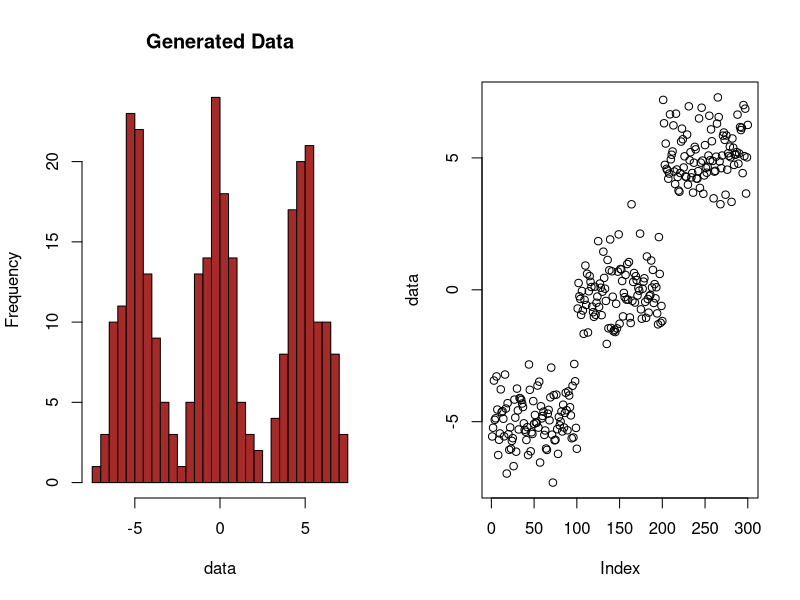

Write R code to recreate this figure. (Note: this script raises an error after producing the figure.)
set.seed(123)

#------------------------------------------------ GENERATE SIMULATED DATASETS -------------------------------
# Function to generate synthetic data
generate_data <- function(n, means, sds) {
  data <- NULL
  for (i in seq_along(means)) {
    data <- c(data, rnorm(n, mean = means[i], sd = sds[i]))
  }
  return(data)
}

# Generate data from three different Gaussian distributions
n_per_cluster <- 100
means <- c(-5, 0, 5)
sds <- c(1, 1, 1)
data <- generate_data(n_per_cluster, means, sds)

# Plot the data
par(mfrow = c(1, 2)) 
hist(data, breaks = 30, col = 'brown', main = 'Generated Data') ; plot(data)


#------------------------------------------------ WRITE USEFUL FUNCTIONS -------------------------------
# Function to sample from the stick-breaking process
stick_breaking <- function(alpha, k) {
  betas <- rbeta(k, 1, alpha)
  pis <- numeric(k)
  pis[1] <- betas[1]
  for (i in 2:k) {
    pis[i] <- betas[i] * prod(1 - betas[1:(i-1)])
  }
  return(pis)
}

# Function to sample component parameters
sample_component_parameters <- function(base_mu, base_sigma, k) {
  mus <- rnorm(k, mean = base_mu, sd = base_sigma)
  sigmas <- rep(base_sigma, k)
  return(list(mus = mus, sigmas = sigmas))
}

# Function to assign data points to components
assign_data_to_components <- function(data, pis, mus, sigmas) {
  n <- length(data)
  k <- length(pis)
  z <- numeric(n)
  for (i in 1:n) {
    probs <- sapply(1:k, function(j) {
      pis[j] * dnorm(data[i], mean = mus[j], sd = sigmas[j])
    })
    z[i] <- sample(1:k, 1, prob = probs)
  }
  return(z)
}

#------------------------------------------------ IMPLEMENT DP-GMM -------------------------------


data = scale(feature_vector)

# Parameters for DP-GMM
alpha <- 1 # Concentration parameter
k <- 5  # Maximum number of components (for stick-breaking)

# Base distribution parameters for Gaussian components
base_mu <- 3
base_sigma <- 1

# Sample mixing weights using stick-breaking process
pis <- stick_breaking(alpha, k)

# Sample component parameters (means and standard deviations)
component_params <- sample_component_parameters(base_mu, base_sigma, k)
mus <- component_params$mus
sigmas <- component_params$sigmas

# Assign data points to components
z <- assign_data_to_components(data, pis, mus, sigmas)

par(mfrow = c(1, 1)) 
# Plot the data with cluster assignments
plot(data, col = z, pch = 19, main = 'DP-GMM Cluster Assignments')

# Print the compoSnent parameters
print(data.frame(Component = 1:k, Weight = pis, Mean = mus, SD = sigmas))


#------------------------------------------------ POST IMPLEMENTATION ANALYSIS -------------------------------

# Assuming z contains the predicted cluster labels and true_labels contains the ground truth labels
ari <- adjustedRandIndex(z, true_labels)
print(paste("Adjusted Rand Index:", ari))

silhouette_scores <- silhouette(z, dist(features))
average_silhouette_score <- mean(silhouette_scores[, 3])
print(paste("Average Silhouette Score:", average_silhouette_score))

db_index <- index.DB(features, z, centrotypes = "centroids")
print(paste("Davies-Bouldin Index:", db_index$DB))


